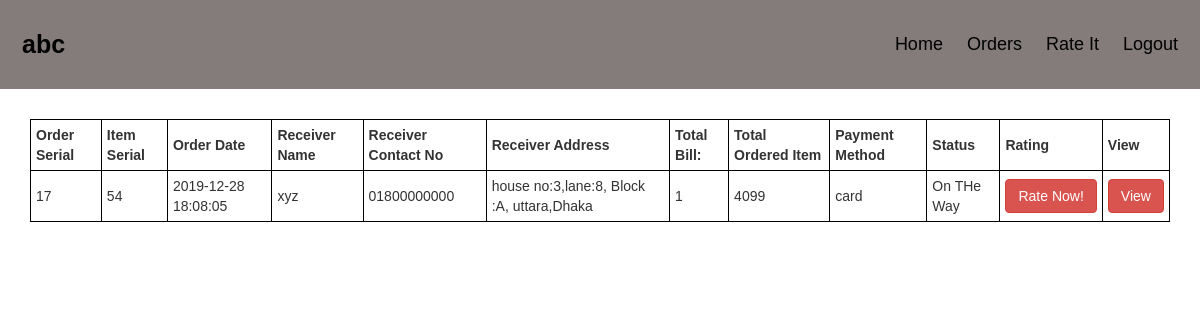
The app's page /total_orders.php (signed in) with its own data.
### tables this page shows
CREATE TABLE `orders_details` (
  `orders_id` int(11) NOT NULL,
  `customer_id` int(11) NOT NULL,
  `orders_item_id` int(11) NOT NULL,
  `receiver_name` varchar(255) NOT NULL,
  `receiver_number` varchar(255) NOT NULL,
  `receiver_address` varchar(255) NOT NULL,
  `total_orders_item` int(11) NOT NULL,
  `total_bill` int(11) NOT NULL,
  `payment_method` varchar(255) NOT NULL,
  `orders_date` timestamp NOT NULL DEFAULT current_timestamp(),
  `orders_status` int(11) NOT NULL DEFAULT 0,
  `product_rating` int(11) NOT NULL DEFAULT 5,
  `deliver_status` int(11) NOT NULL DEFAULT 0
);

### lib/session.php (called while the page is built, shortened)
<?php
class Session{
	public static function get($key){
		if(isset($_SESSION[$key])){
			return $_SESSION[$key];
		}else{
			return false;
		}
	}
}
 ?>

### lib/database.php (called while the page is built, shortened)
<?php
Class Database{
	public $host   = DB_HOST;
	public $user   = DB_USER;
	public $pass   = DB_PASS;
	public $dbname = DB_NAME;
	public $link;
	private function connectDB(){
	$this->link = new mysqli($this->host, $this->user, $this->pass, $this->dbname);
 }
	public function select($query){
		$result = $this->link->query($query) or die($this->link->error.__LINE__);
		if($result->num_rows > 0){
			return $result;
		} else {
			return false;
		}
	}
}

### total_orders.php (the view, shortened to what this page needs)
<?php
include "lib/session.php";
 ?>
<?php include "lib/database.php" ?>
<?php
$db = new Database();
 ?>
<!DOCTYPE html>
<html>
<head>
 <link href="css/bootstrap.min.css" rel="stylesheet">
 <link href="css/font-awesome.min.css" rel="stylesheet">
 <link href="css/animate.min.css" rel="stylesheet">
 <link href="css/prettyPhoto.css" rel="stylesheet">
</head>
<body>
    <?php
        if (Session::get('userlogin')==true) {?>
            <div class="header">
                <a href="#" class="logo"><?php echo $_SESSION['usersname']; ?></a>
                <div class="header-right">
                    <a href="index.php">Home</a>
                    <a href="total_orders.php">Orders</a>
                    <a href="rating_item.php">Rate It</a>
                    <a href="user_logout.php?action=true">Logout</a>
                </div>
            </div>
      <?php }
     ?>
<div class="container">
    <div class="row">
        <div class="col-md-12">
        <table style="width:100%">
          <tr>
            <th>Order Serial</th>
            <th>Item Serial</th>
            <th>Order Date</th>
            <th>Receiver Name</th>
            <th>Receiver Contact No</th>
            <th>Receiver Address</th>
            <th>Total Bill:</th>
            <th>Total Ordered Item</th>
            <th>Payment Method</th>
            <th>Status</th>
            <th>Rating</th>
            <th>View</th>
          </tr>
<?php
$usersId = Session::get('usersId');
 $select = "SELECT * FROM orders_details WHERE customer_id= $usersId ORDER BY orders_id DESC";
                $select_result = $db->select($select);
                if ($select_result) {
                  while($row = mysqli_fetch_assoc($select_result)){;
                  $orders_id = $row['orders_id'];
                  $orders_item_id = $row['orders_item_id'];
                  $orders_date = $row['orders_date'];
                  $receiver_name = $row['receiver_name'];
                  $receiver_number = $row['receiver_number'];
                  $receiver_address = $row['receiver_address'];
                  $total_orders_item = $row['total_orders_item'];
                  $total_bill = $row['total_bill'];
                  $payment_method = $row['payment_method'];
                  $deliver_status = $row['deliver_status'];
                  ?>
             <tr>
                <td><?php echo $orders_id; ?></td>
                <td><?php echo $orders_item_id; ?></td>
                <td><?php echo $orders_date; ?></td>
                <td><?php echo $receiver_name; ?></td>
                <td><?php echo $receiver_number; ?></td>
                <td><?php echo $receiver_address; ?></td>
                <td><?php echo $total_orders_item; ?></td>
                <td><?php echo $total_bill; ?></td>
                <td><?php echo $payment_method; ?></td>
                <?php if ($deliver_status==0) {?>
                 <td>On THe Way</td>
                <?php }else{ ?>
                    <td>Delivered</td>
                <?php }
                ?>
                <td><a href="rating_item.php"><button class="btn btn-danger">Rate Now!</button></a></td>
                <td><a href="single_order_details.php?orderId=<?php echo $orders_id; ?>"><button class="btn btn-danger">View</button></a></td>
            </tr>
                <?php  }
              }
 ?>
        </table>
        </div>
    </div>
</div>
</body>
</html>

### total_orders.php (style rules this page uses)
* { box-sizing: border-box; }
body { margin: 0;font-family: Arial, Helvetica, sans-serif; }
.header { overflow: hidden;background-color: #847b7b;padding: 20px 10px; margin-bottom: 30px; }
.header a { float: left;color: black;text-align: center;padding: 12px;text-decoration: none;font-size: 18px;line-height: 25px;border-radius: 4px; }
.header a.logo { font-size: 25px;font-weight: bold; }
.header-right { float: right; }
table, th, td { border: 1px solid black; border-collapse: collapse; }
th, td { padding: 5px; }
th { text-align: left; }

### records on screen
orders_details: orders_id "17", orders_item "54", orders_date "2019-12-28 18:08:05", receiver_name "xyz", receiver_number "01800000000", receiver_address "house no:3,lane:8, Block :A, uttara,Dhaka", total_orders_item "1", total_bill "4099", payment_method "card", deliver_status "On THe Way"

### other values on screen
$_SESSION['usersname'] "abc"
